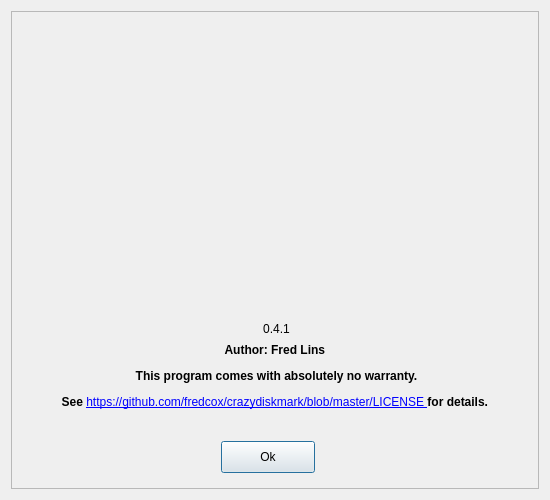
<?xml version="1.0" encoding="UTF-8"?>
<ui version="4.0">
 <class>Dialog</class>
 <widget class="QDialog" name="Dialog">
  <property name="geometry">
   <rect>
    <x>0</x>
    <y>0</y>
    <width>550</width>
    <height>500</height>
   </rect>
  </property>
  <property name="minimumSize">
   <size>
    <width>550</width>
    <height>500</height>
   </size>
  </property>
  <property name="maximumSize">
   <size>
    <width>550</width>
    <height>500</height>
   </size>
  </property>
  <property name="windowTitle">
   <string>About Crazy DiskMark</string>
  </property>
  <layout class="QHBoxLayout" name="horizontalLayout">
   <item>
    <widget class="QFrame" name="frame">
     <property name="frameShape">
      <enum>QFrame::StyledPanel</enum>
     </property>
     <property name="frameShadow">
      <enum>QFrame::Raised</enum>
     </property>
     <widget class="QLabel" name="logoLabel">
      <property name="geometry">
       <rect>
        <x>170</x>
        <y>0</y>
        <width>191</width>
        <height>311</height>
       </rect>
      </property>
      <property name="text">
       <string/>
      </property>
      <property name="pixmap">
       <pixmap>images/logo.png</pixmap>
      </property>
     </widget>
     <widget class="QLabel" name="versionLabel">
      <property name="geometry">
       <rect>
        <x>160</x>
        <y>310</y>
        <width>211</width>
        <height>16</height>
       </rect>
      </property>
      <property name="text">
       <string>0.4.1</string>
      </property>
      <property name="alignment">
       <set>Qt::AlignCenter</set>
      </property>
     </widget>
     <widget class="QLabel" name="authorLabel">
      <property name="geometry">
       <rect>
        <x>10</x>
        <y>320</y>
        <width>511</width>
        <height>91</height>
       </rect>
      </property>
      <property name="text">
       <string>&lt;html&gt;&lt;head/&gt;&lt;body&gt;&lt;p&gt;&lt;span style=&quot; font-weight:600;&quot;&gt;Author: Fred Lins &lt;/span&gt;&lt;/p&gt;&lt;p&gt;&lt;span style=&quot; font-weight:600;&quot;&gt;This program comes with absolutely no warranty.&lt;/span&gt;&lt;/p&gt;&lt;p&gt;&lt;span style=&quot; font-weight:600;&quot;&gt;See &lt;/span&gt;&lt;a href=&quot;https://github.com/fredcox/crazydiskmark/blob/master/LICENSE&quot;&gt;&lt;span style=&quot; text-decoration: underline; color:#0000ff;&quot;&gt;https://github.com/fredcox/crazydiskmark/blob/master/LICENSE &lt;/span&gt;&lt;/a&gt;&lt;span style=&quot; font-weight:600;&quot;&gt;for details. &lt;/span&gt;&lt;/p&gt;&lt;/body&gt;&lt;/html&gt;</string>
      </property>
      <property name="alignment">
       <set>Qt::AlignCenter</set>
      </property>
      <property name="openExternalLinks">
       <bool>true</bool>
      </property>
     </widget>
     <widget class="QPushButton" name="okPushButton">
      <property name="geometry">
       <rect>
        <x>210</x>
        <y>430</y>
        <width>94</width>
        <height>32</height>
       </rect>
      </property>
      <property name="text">
       <string>Ok</string>
      </property>
     </widget>
    </widget>
   </item>
  </layout>
 </widget>
 <resources/>
 <connections/>
</ui>
